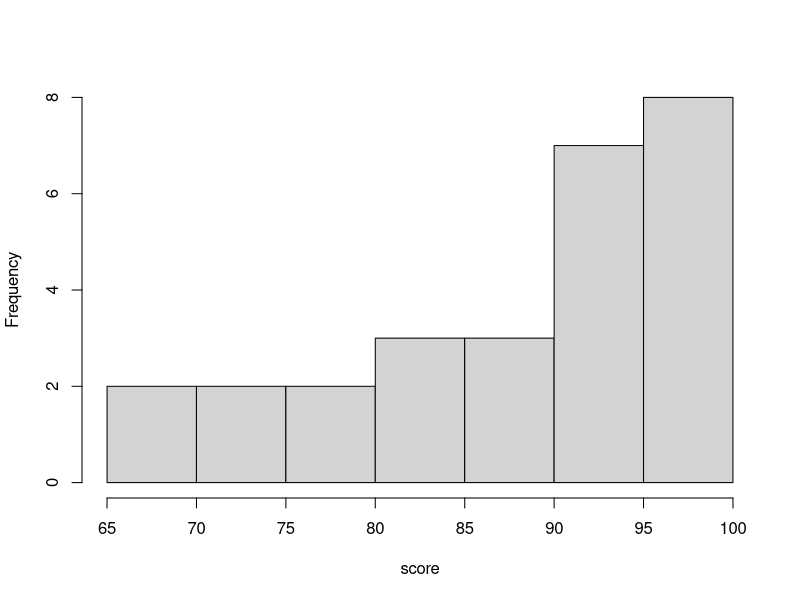
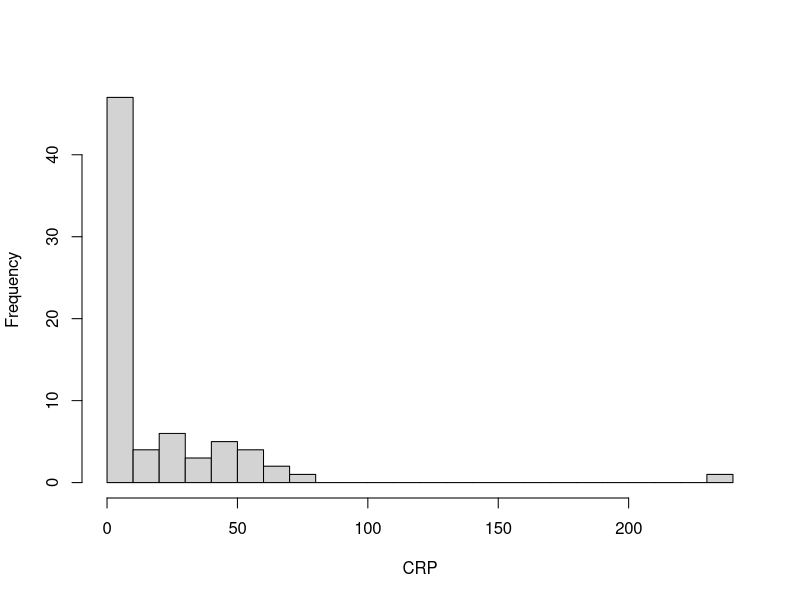
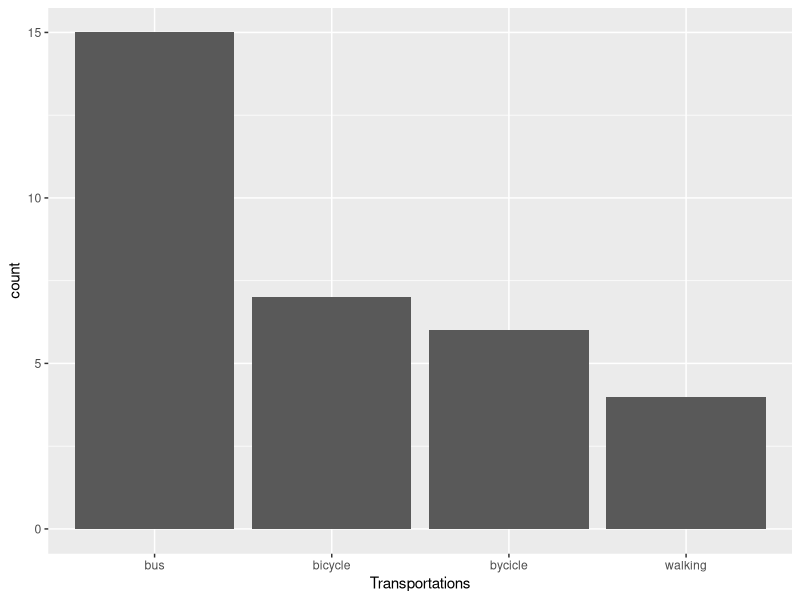
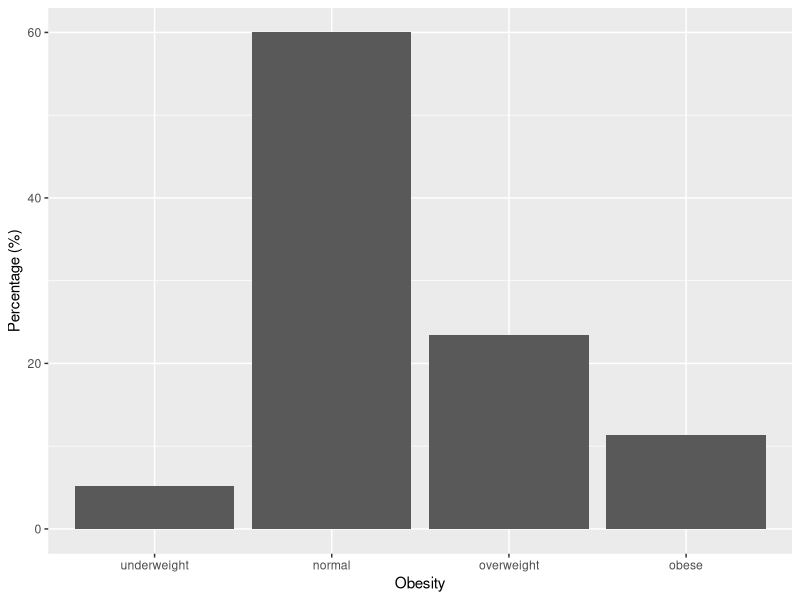
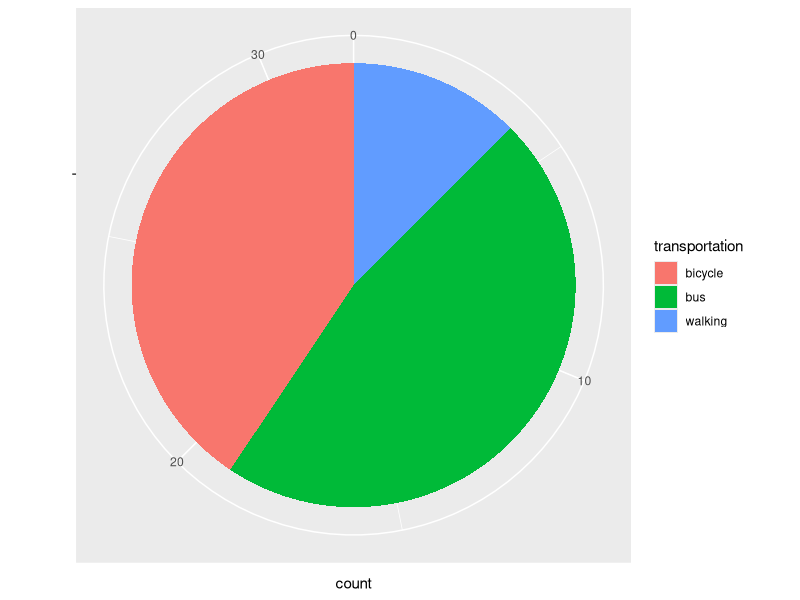
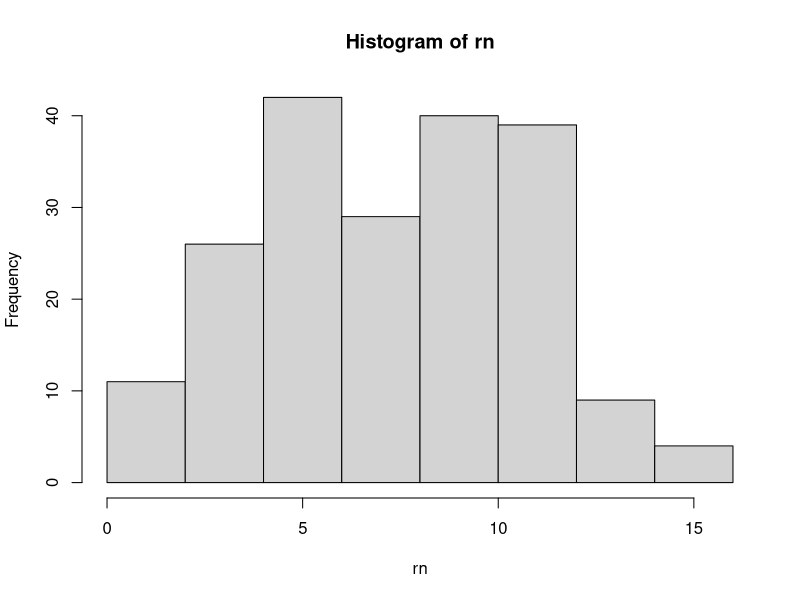
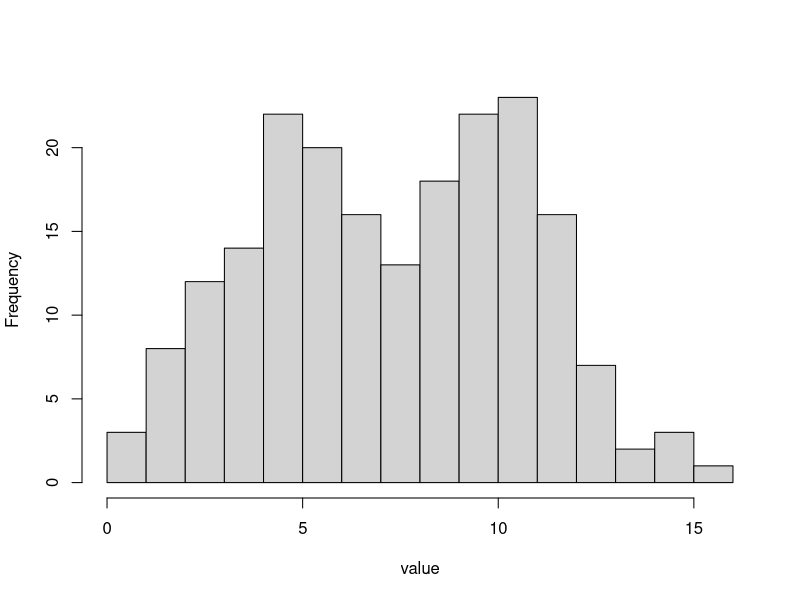
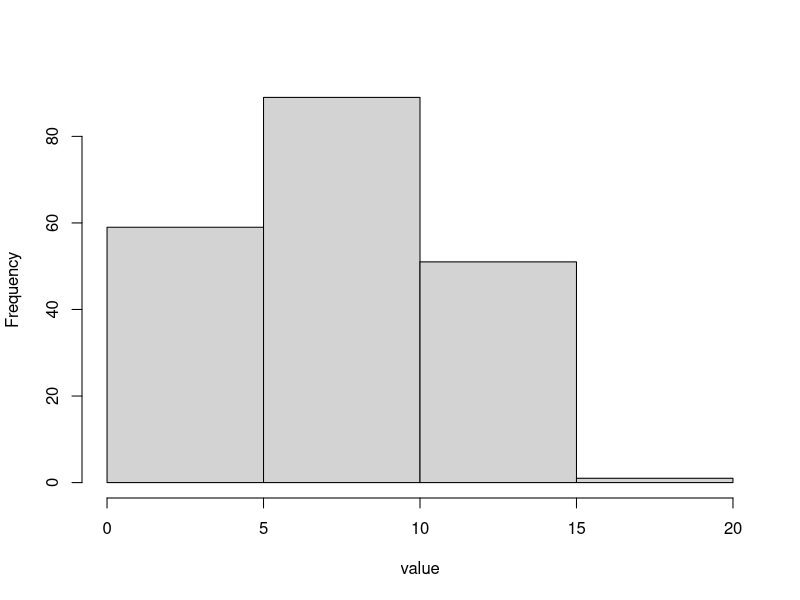

These figures' R source, in order:
## ---- chunk 1
score <- c(65, 75, 85, 95, 100, 70, 80, 90, 95, 100, 75, 85, 95, 100, 80, 90, 95, 100, 85, 95, 100, 90, 95, 100, 95, 100, 100)
hist(score, main="")

## ---- chunk 2
rv <- c(0.8, 0.9, 1.0, 1.1, 1.2, 1.3, 1.4, 1.5, 1.6, 1.7, 1.8, 1.9, 2.0, 2.1, 2.2, 2.3, 2.4, 2.5, 2.6, 2.7, 2.8, 2.9, 3.0, 3.1, 3.2, 3.3, 3.4, 3.5, 3.6, 3.7, 3.8, 3.9, 4.0, 4.1, 4.2, 4.3, 4.4, 4.5, 4.6, 4.7, 4.8, 4.9, 5.0, 5.1, 5.2, 5.3, 5.4, 14, 17, 18, 19, 21, 21, 23, 25, 27, 28, 32, 34, 36, 41, 42, 44, 48, 49, 51, 54, 59, 60, 61, 62, 80, 240)
hist(rv, main="",xlab="CRP", breaks=20)

## ---- chunk 3
# Install forcats if not already installed
# install.packages("forcats")

# Load libraries
library(ggplot2)
library(forcats)


# Data
transp <- c("bycicle", "bus", "bus", "walking", "bus", "bycicle", "bycicle",
            "bus", "bus", "bus" , "bycicle", "bus", "bycicle", "bycicle", 
            "walking", "bus", "bus", "bicycle", "bicycle", "walking", "walking",
            "bicycle", "bus", "bus", "bus", "bus", "bicycle", "bus", "bus",
            "bicycle", "bicycle", "bicycle")
dat1 <- data.frame(transp)

# Graph
# ggplot() initializes the plot object; data=dat1 specifies the data source
ggplot(data=dat1) +
  # geom_bar() adds a bar layer; mapping=aes() defines how data maps to visuals
  # fct_infreq(transp) reorders the categories of 'transp' by their frequency
  # geom_bar(mapping=aes(x=(transp))) +
  geom_bar(mapping=aes(x=fct_infreq(transp))) +
  # xlab() sets the label for the x-axis
  xlab("Transportations")

## ---- chunk 4
library(ggplot2)

## factor : 순서형 범주형 변수로 인식, levels로 순서 지정
obesity <- factor(c("underweight", "normal", "overweight", "obese"),
                  levels = c("underweight", "normal", "overweight", "obese"))
count <- c(6, 69, 27, 13) # 빈도수
perc <- count/sum(count) * 100 # 백분율 계산
dat2 <- data.frame(obesity, count, perc)

# Graph
## stat="identity" : y축 값을 그대로 사용
## geom_bar()의 기본값은 stat="count"
## geom_col()은 stat="identity"가 기본값
ggplot(data=dat2) +
    geom_bar(mapping=aes(x=obesity, y=perc), stat="identity") +
    xlab("Obesity") +
    ylab("Percentage (%)")

## ---- chunk 5
# Install forcats if not already installed
# install.packages("forcats")

# Load libraries
library(ggplot2)
library(forcats)



# Data
transp <- c("bycicle", "bus", "bus", "walking", "bus", "bycicle", "bycicle",
            "bus", "bus", "bus" , "bycicle", "bus", "bycicle", "bycicle", 
            "walking", "bus", "bus", "bicycle", "bicycle", "walking", "walking",
            "bicycle", "bus", "bus", "bus", "bus", "bicycle", "bus", "bus",
            "bicycle", "bicycle", "bicycle")

table(transp)
dat3 <- data.frame(transportation=c("bus", "bicycle", "walking"), count=c(15, 13, 4))

# Graph

ggplot(data=dat3) +
  geom_bar(mapping=aes(x="", y=count, fill=transportation), stat="identity") +
  coord_polar("y", start=0) +
  xlab("")

## ---- chunk 6
set.seed(2021)
rn <- c(rnorm(100, 5, 2), rnorm(100, 10, 2))

hist(rn)
hist(rn, breaks=20, main="", xlab="value")
hist(rn, breaks=5, main="", xlab="value")
## breaks=n : 구간의 개수를 n개로 지정
